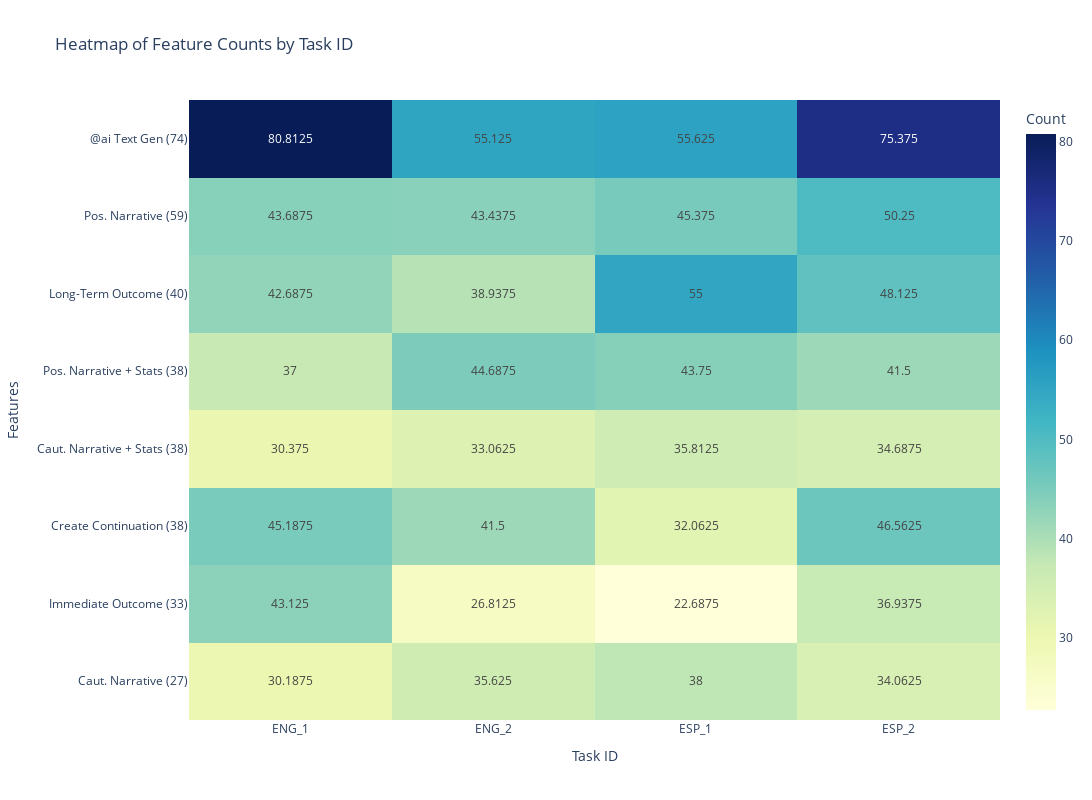

The code cell stored with this chart in its notebook:
### Markdown cell above
### Plotly

### Code cell
fig = px.imshow(heatmap_data, 
                labels=dict(x="Task ID", y="Features", color="Count"),
                x=heatmap_data.columns,
                y=heatmap_data.index,
                color_continuous_scale="YlGnBu",
                text_auto=True,
                aspect='auto')

# # Adjust the figure size to match the Seaborn plot
fig.update_layout(title="Heatmap of Feature Counts by Task ID",
                  xaxis_title="Task ID",
                  yaxis_title="Features",
                  width=1200,  # Set width to match Seaborn
                  height=800,  # Set height to match Seaborn
                  margin=dict(l=80, r=80, t=100, b=80))  # Adjust margi
# Additionally, adjust the aspect ratio of the heatmap to avoid squishing
# fig.update_xaxes(scaleanchor="y", scaleratio=1)
# fig.update_yaxes(scaleanchor="x", scaleratio=1)
# fig.write_image("../figures/results/revealed_utility.png")

fig.show()

### Figure 1 — Plotly figure (JSON) as saved in the notebook; plotly's stock layout.template omitted (floating-point values rounded to 4 significant figures)
{"data": [{"coloraxis": "coloraxis", "hovertemplate": "Task ID: %{x}<br>Features: %{y}<br>Count: %{z}<extra></extra>", "name": "0", "texttemplate": "%{z}", "type": "heatmap", "x": ["ENG_1", "ENG_2", "ESP_1", "ESP_2"], "xaxis": "x", "y": ["@ai Text Gen (74)", "Pos. Narrative (59)", "Long-Term Outcome (40)", "Pos. Narrative + Stats (38)", "Caut. Narrative + Stats (38)", "Create Continuation (38)", "Immediate Outcome (33)", "Caut. Narrative (27)"], "yaxis": "y", "z": [[80.81, 55.12, 55.62, 75.38], [43.69, 43.44, 45.38, 50.25], [42.69, 38.94, 55, 48.12], [37, 44.69, 43.75, 41.5], [30.38, 33.06, 35.81, 34.69], [45.19, 41.5, 32.06, 46.56], [43.12, 26.81, 22.69, 36.94], [30.19, 35.62, 38, 34.06]]}], "layout": {"coloraxis": {"colorbar": {"title": {"text": "Count"}}, "colorscale": [[0, "rgb(255,255,217)"], [0.125, "rgb(237,248,177)"], [0.25, "rgb(199,233,180)"], [0.375, "rgb(127,205,187)"], [0.5, "rgb(65,182,196)"], [0.625, "rgb(29,145,192)"], [0.75, "rgb(34,94,168)"], [0.875, "rgb(37,52,148)"], [1, "rgb(8,29,88)"]]}, "height": 800, "margin": {"b": 80, "l": 80, "r": 80, "t": 100}, "title": {"text": "Heatmap of Feature Counts by Task ID"}, "width": 1200, "xaxis": {"anchor": "y", "domain": [0, 1], "title": {"text": "Task ID"}}, "yaxis": {"anchor": "x", "autorange": "reversed", "domain": [0, 1], "title": {"text": "Features"}}}}
